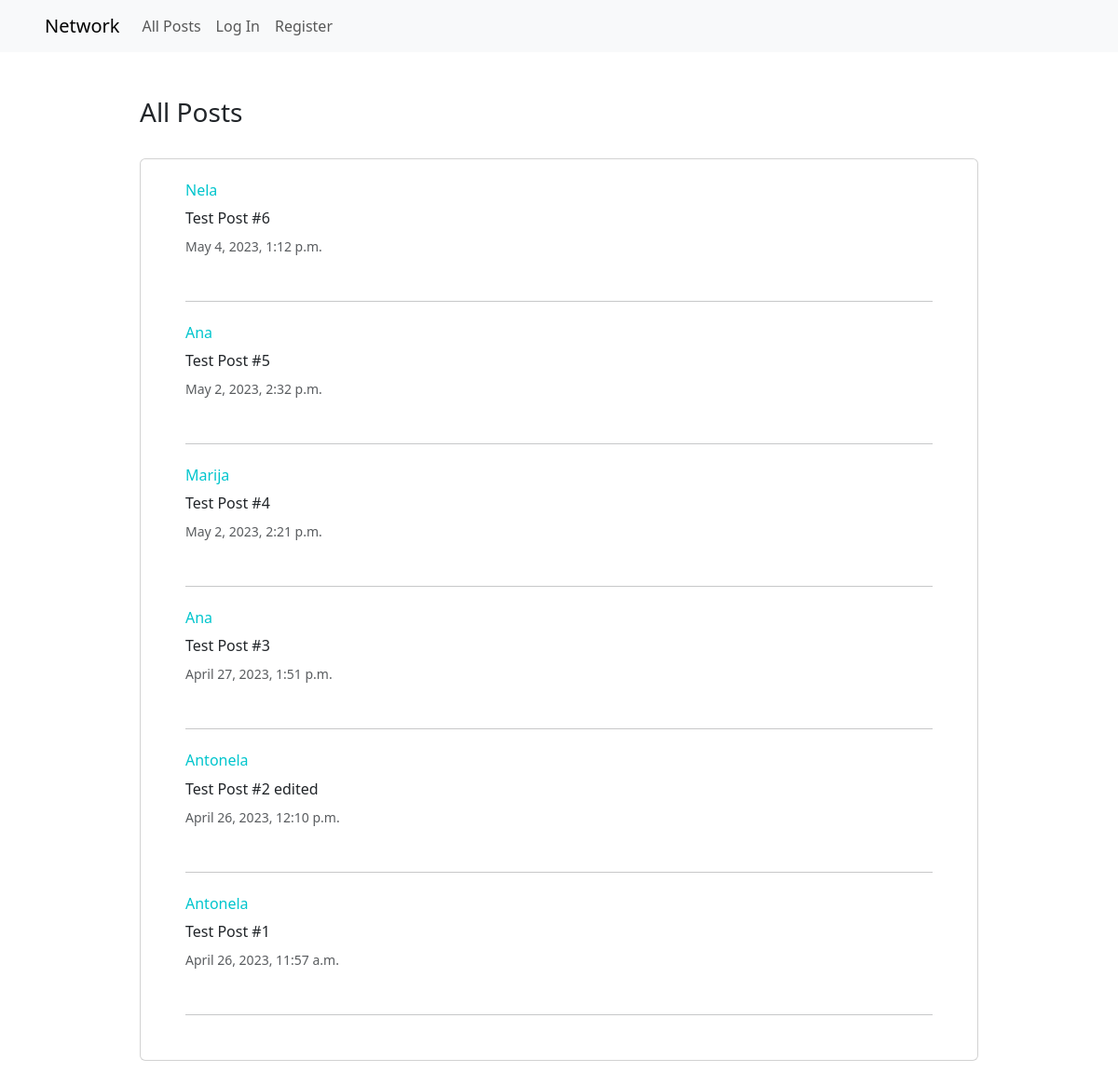
The page / on the database its author committed.
### network/models.py (models this page shows, shortened)
class Post(models.Model):
    post_creator = models.ForeignKey(User, on_delete=models.CASCADE, related_name="creator", null=True)
    body = models.TextField(blank=False, null=False)
    timestamp = models.DateTimeField(auto_now_add=True)
    likes = models.ManyToManyField(User, related_name="post_likes", blank=True)
    dislikes = models.ManyToManyField(User, related_name="post_dislikes", blank=True)

class User(AbstractUser):
    id = models.AutoField(primary_key=True)
    profile_picture = models.ImageField(null=True, blank=True, upload_to="images/profile/")

### network/views.py (the view)
# urls.py: path("", views.index, name="index"),
def index(request):
    posts = Post.objects.all()
    posts = posts.order_by("-timestamp").all()
    if request.method == "POST":
        form = PostForm(request.POST)
        if form.is_valid:
            post_form = form.save(commit=False)
            post_form.post_creator = request.user
            post_form.save()
        return HttpResponseRedirect(reverse ('network:index'))
    else:
        form = PostForm()
    return render(request, "network/index.html", {
        "form": form,
        "posts": posts,
    })

### network/templates/network/index.html (shortened to what this page needs)
{% extends "network/layout.html" %}
{% load static %}
{% block body %}
    <div class="col d-flex justify-content-center mt-5 mb-5" id="all_posts">
        <div class="col-lg-9">
            <h3>All Posts</h3><br>
            <div id="all-posts" class="card posts px-5 pt-4 pb-4">
            {% for post in posts %}
                <div class="posts-div">
                    {% if user.is_authenticated %}
                    <div>
                        <h6><a href="{% url 'network:user_profile' post.post_creator.id %}" style="text-decoration: none; color: #00C5CD;">{{ post.post_creator }}</a></h6>
                    </div>
                    {% else %}
                    <div>
                        <h6 style="text-decoration: none; color: #00C5CD;">{{ post.post_creator }}</h6>
                    </div>
                    {% endif %}
                    <div class="post-body mb-2">{{ post.body }}</div>
                    <div style="font-size:14px" class="text-muted mb-2">{{ post.timestamp }}</div>
                    <br>
                    <hr class="mb-4">
                </div>
                {% empty %}
                    No Posts...
                {% endfor %}
            </div>
        </div>
    </div>
{% endblock %}

### rows shown on the page
Post: post_creator "Nela", body "Test Post #6", timestamp "May 4, 2023, 1:12 p.m."
Post: post_creator "Ana", body "Test Post #5", timestamp "May 2, 2023, 2:32 p.m."
Post: post_creator "Marija", body "Test Post #4", timestamp "May 2, 2023, 2:21 p.m."
Post: post_creator "Ana", body "Test Post #3", timestamp "April 27, 2023, 1:51 p.m."
Post: post_creator "Antonela", body "Test Post #2 edited", timestamp "April 26, 2023, 12:10 p.m."
Post: post_creator "Antonela", body "Test Post #1", timestamp "April 26, 2023, 11:57 a.m."
